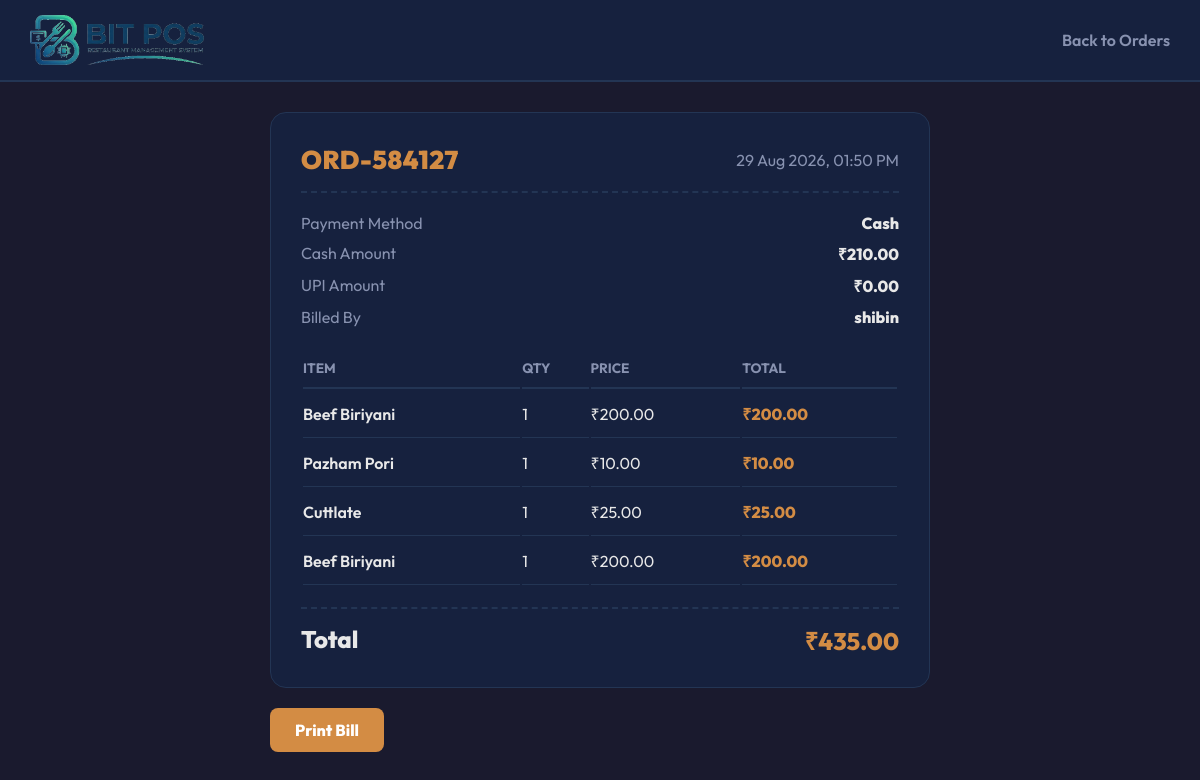
Before: /orders/ORD-584127/ (signed in) with the older database file.
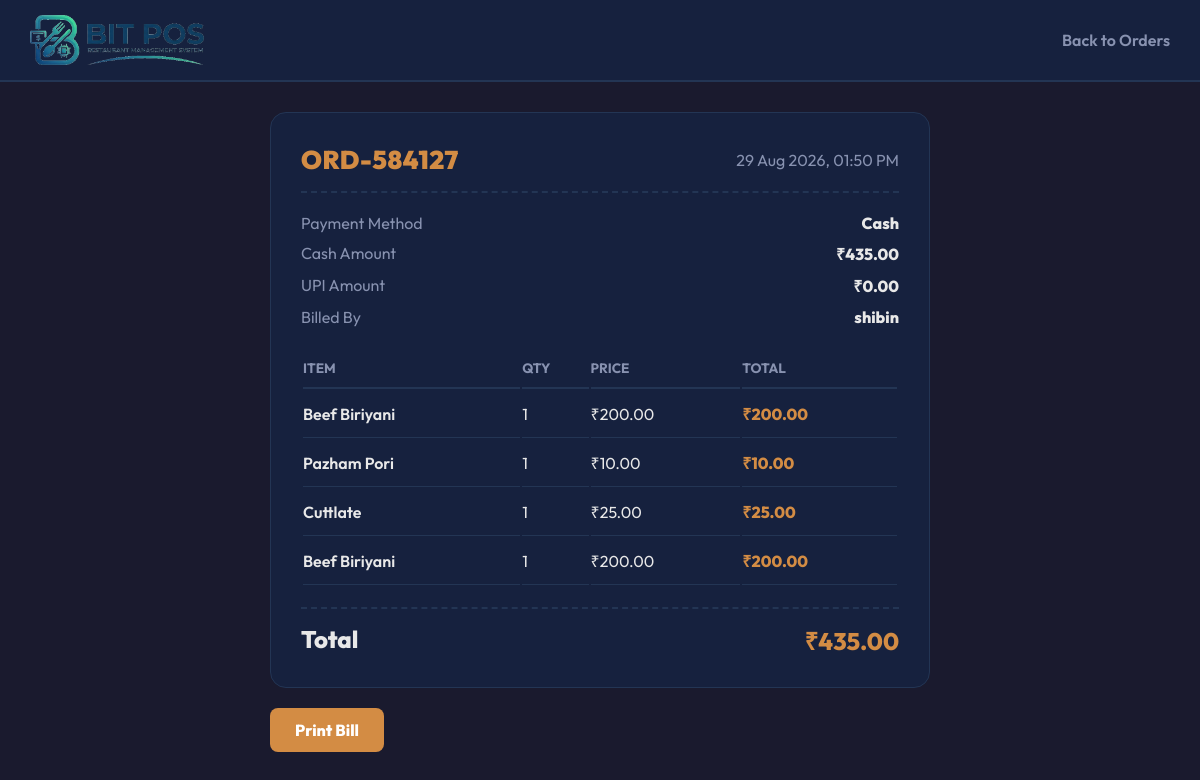
After: the same page with the newer database file.
### core/models.py (models this page shows, shortened)
class Order(models.Model):
    STATUS_CHOICES = (
        ('pending', 'Pending'),
        ('invoiced', 'Invoiced'),
        ('paid', 'Paid'),
        ('cancelled', 'Cancelled'),
    )
    PAYMENT_CHOICES = (
        ('cash', 'Cash'),
        ('card', 'Card / Online'),
        ('split', 'Split (Cash + Card)'),
    )
    company = models.ForeignKey(Company, related_name='orders', on_delete=models.CASCADE)
    order_number = models.CharField(max_length=20, unique=True, blank=True)
    table = models.ForeignKey(Table, related_name='orders', on_delete=models.SET_NULL, null=True, blank=True)
    status = models.CharField(max_length=20, choices=STATUS_CHOICES, default='pending')
    payment_method = models.CharField(max_length=10, choices=PAYMENT_CHOICES, default='cash')
    cash_amount = models.DecimalField(max_digits=10, decimal_places=2, default=0.00)
    upi_amount = models.DecimalField(max_digits=10, decimal_places=2, default=0.00)
    total_amount = models.DecimalField(max_digits=10, decimal_places=2, default=0.00)
    order_type = models.CharField(max_length=20, default='dine_in')
    billed_by = models.ForeignKey('auth.User', on_delete=models.SET_NULL, null=True, blank=True)
    created_at = models.DateTimeField(auto_now_add=True)

### core/views.py (the view)
# urls.py: path('orders/<str:order_number>/', views.order_detail, name='order_detail'),
@login_required(login_url='login_view')
def order_detail(request, order_number):
    if not hasattr(request.user, 'profile') or request.user.profile.role != 'admin':
        return HttpResponseForbidden("Access Denied.")
    company = request.user.profile.company
    order = Order.objects.get(order_number=order_number, company=company)
    items = OrderItem.objects.filter(order=order)
    return render(request, 'core/order_detail.html', {'order': order, 'items': items})

### core/templates/core/order_detail.html (shortened to what this page needs)
<!DOCTYPE html>
<html lang="en">
<head>
</head>
<body>
    <header>
        <h1><img src="/static/core/images/logo.png" alt="BITPOS" style="height: 50px; vertical-align: middle;"></h1>
        <a href="/orders/" style="color:var(--muted); text-decoration:none; font-weight:600;">Back to Orders</a>
    </header>
    <div class="container">
        <div class="card">
            <div class="order-header">
                <div class="order-num" style="font-weight:900; font-size:1.6rem; letter-spacing:0.5px;">{{ order.order_number }}</div>
                <div style="color:var(--muted)">{{ order.created_at|date:"d M Y, h:i A" }}</div>
            </div>
            <div class="meta-row"><span>Payment Method</span><span>{{ order.get_payment_method_display }}</span></div>
            <div class="meta-row"><span>Cash Amount</span><span>&#8377;{{ order.cash_amount }}</span></div>
            <div class="meta-row"><span>UPI Amount</span><span>&#8377;{{ order.upi_amount }}</span></div>
            <div class="meta-row"><span>Billed By</span><span>{{ order.billed_by.username|default:"--" }}</span></div>
            <table class="items-table">
                <tr><th>Item</th><th>Qty</th><th>Price</th><th>Total</th></tr>
                {% for item in items %}
                <tr>
                    <td style="font-weight:600">{{ item.item_name }}</td>
                    <td>{{ item.quantity }}</td>
                    <td>&#8377;{{ item.price }}</td>
                    <td style="font-weight:800; color:var(--primary)">&#8377;{{ item.price }}</td>
                </tr>
                {% endfor %}
            </table>
            <div class="total-row">
                <span>Total</span>
                <span style="color:var(--primary)">&#8377;{{ order.total_amount }}</span>
            </div>
        </div>
        <a href="/bill/{{ order.order_number }}/" class="btn" target="_blank">Print Bill</a>
    </div>
</body>
</html>

Changed rows visible on the page:
changed Order "ORD-584127": cash_amount "210.00" → "435.00"
